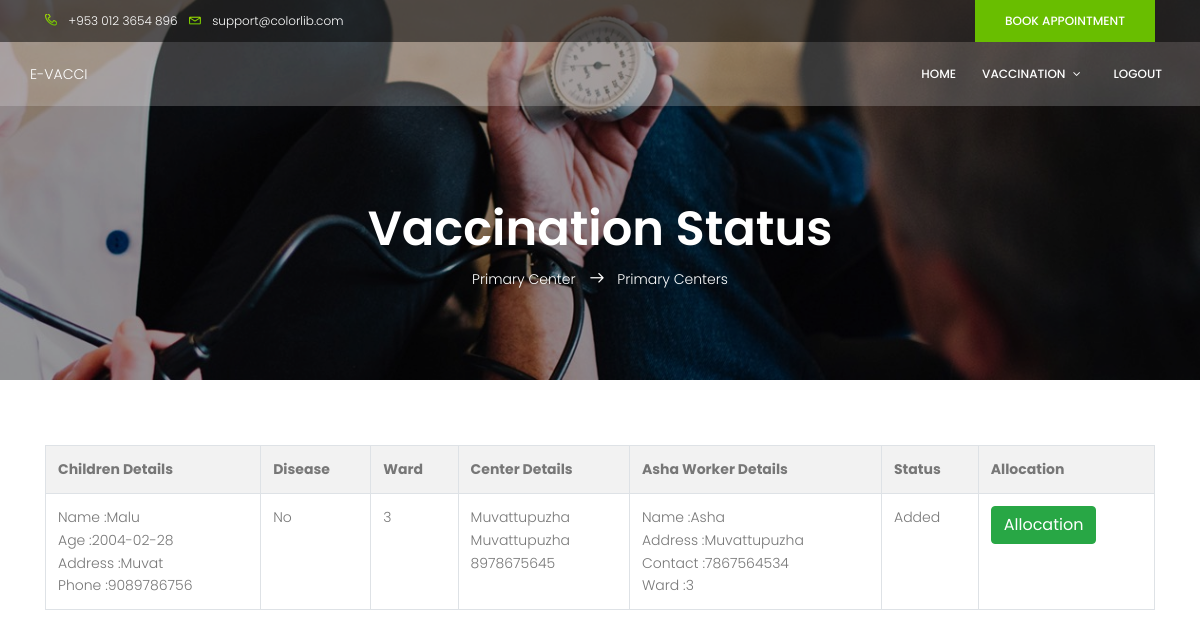
Page /user/VaccineStatus (signed in) on the committed database.
### vaccination/models.py (models this page shows)
class Children(models.Model):
    user = models.ForeignKey(User,on_delete=models.CASCADE,null=True)
    c_name = models.CharField(max_length=100)
    age = models.CharField(max_length=100,null=True)
    disease = models.CharField(max_length=100, null=True)
    c_address = models.CharField(max_length=100)
    c_contact = models.CharField(max_length=100)
    ward = models.CharField(max_length=100)
    status = models.CharField(max_length=100)
    worker = models.ForeignKey(Worker_reg,on_delete=models.CASCADE)
    center = models.ForeignKey(User_reg,on_delete=models.CASCADE)

class User_reg(models.Model):
    user = models.ForeignKey(User,on_delete=models.CASCADE)
    address = models.CharField(max_length=100)
    contact = models.CharField(max_length=100)

class Worker_reg(models.Model):
    user = models.ForeignKey(User,on_delete=models.CASCADE)
    address = models.CharField(max_length=100)
    contact = models.CharField(max_length=100)
    ward = models.CharField(max_length=100,null=True)

### vaccination/user_views.py (the view)
# urls.py: path('VaccineStatus', VaccineStatus.as_view()),
class VaccineStatus(TemplateView):
    template_name = 'user/vaccin_status.html'
    def get_context_data(self, **kwargs):
        context = super(VaccineStatus,self).get_context_data(**kwargs)
        chil = Children.objects.filter(user_id=self.request.user.id)
        context['chil'] = chil
        return context

### templates/user/vaccin_status.html (shortened to what this page needs)
{% extends 'user/user_base.html' %}
{% block content %}
{% load static %}
    <section class="banner-area relative about-banner" id="home">
				<div class="overlay overlay-bg"></div>
				<div class="container">
					<div class="row d-flex align-items-center justify-content-center">
						<div class="about-content col-lg-12">
							<h1 class="text-white">
								 Vaccination Status
							</h1>
							<p class="text-white link-nav"><a href="index.html">Primary Center </a>  <span class="lnr lnr-arrow-right"></span>  <a href="about.html">Primary Centers</a></p>
						</div>
					</div>
				</div>
			</section>
    <section class="ftco-section">
      <div class="container">
        <div class="row justify-content-center mb-5 pb-3">
          <div class="col-md-7 heading-section text-center ftco-animate">
          </div>
        </div>
    <div id="page-inner">
<table class="table table-bordered table-striped table-hover">
<th class="info">Children Details</th>
<th class="info">Disease</th>
<th class="info">Ward</th>
<th class="info">Center Details</th>
<th class="info">Asha Worker Details</th>
<th class="info">Status</th>
<th class="info">Allocation</th>
{% for dri in chil  %}
<tr  style="background-color: white">
    <td>Name :{{ dri.c_name}}<br>
    Age :{{ dri.age}}<br>
    Address :{{ dri.c_address}}<br>
    Phone :{{ dri.c_contact}}</td>
    <td>{{ dri.disease}}</td>
    <td>{{ dri.ward}}</td>
    <td>{{ dri.center.user.first_name}}<br>
    {{ dri.center.address}}<br>
    {{ dri.center.contact}}<br>
    </td>
    <td>Name :{{ dri.worker.user.first_name}}<br>
    Address :{{ dri.worker.address}}<br>
    Contact :{{ dri.worker.contact}}<br>
    Ward :{{ dri.worker.ward}}<br>
    </td>
    <td>{{ dri.status}}</td>
    <td><a href="Allocation" class=" btn btn-success">Allocation</a></td>
</tr>
    {% endfor %}
</table>
    </div>
      </div>
    </section>
{% endblock %}

### templates/user/user_base.html (shortened to what this page needs)
{% load static %}
<!DOCTYPE html>
	<html lang="zxx" class="no-js">
	<head>
			<link rel="stylesheet" href="{% static 'css/linearicons.css' %}">
			<link rel="stylesheet" href="{% static 'css/font-awesome.min.css' %}">
			<link rel="stylesheet" href="{% static 'css/bootstrap.css' %}">
			<link rel="stylesheet" href="{% static 'css/magnific-popup.css' %}">
			<link rel="stylesheet" href="{% static 'css/jquery-ui.css' %}">
			<link rel="stylesheet" href="{% static 'css/nice-select.css' %}">
			<link rel="stylesheet" href="{% static 'css/animate.min.css' %}">
			<link rel="stylesheet" href="{% static 'css/owl.carousel.css' %}">
			<link rel="stylesheet" href="{% static 'css/jquery-ui.css' %}">
			<link rel="stylesheet" href="{% static 'css/main.css' %}">
		</head>
		<body>
		  <header id="header">
	  		<div class="header-top">
	  			<div class="container">
			  		<div class="row align-items-center">
			  			<div class="col-lg-6 col-sm-6 col-4 header-top-left">
			  				<a href="tel:+9530123654896"><span class="lnr lnr-phone-handset"></span> <span class="text"><span class="text">+953 012 3654 896</span></span></a>
				  			<a href="mailto:support@colorlib.com"><span class="lnr lnr-envelope"></span> <span class="text"><span class="text">support@colorlib.com</span></span></a>
			  			</div>
			  			<div class="col-lg-6 col-sm-6 col-8 header-top-right">
							<a href="#" class="primary-btn text-uppercase">Book Appointment</a>
			  			</div>
			  		</div>
	  			</div>
			</div>
		    <div class="container main-menu">
		    	<div class="row align-items-center justify-content-between d-flex">
			      <div id="logo">
			        <a href="/worker" style="color: white;">E-VACCI</a>
			      </div>
			      <nav id="nav-menu-container">
			        <ul class="nav-menu">
			          <li><a href="/worker">Home</a></li>
			          <li class="menu-has-children"><a href="">Vaccination</a>
			          </li>
			          <li><a href="/">Logout</a></li>
			        </ul>
			      </nav>
		    	</div>
		    </div>
	  </header>
        {% block content %}
        {% endblock %}
		</body>
	</html>

### rows in the picture
Children: c_name "Malu", age "2004-02-28", c_address "Muvat", c_contact "9089786756", disease "No", ward "3", center.user.first_name "Muvattupuzha", center.address "Muvattupuzha", center.contact "8978675645", worker.user.first_name "Asha", worker.address "Muvattupuzha", worker.contact "7867564534", worker.ward "3", status "Added"
